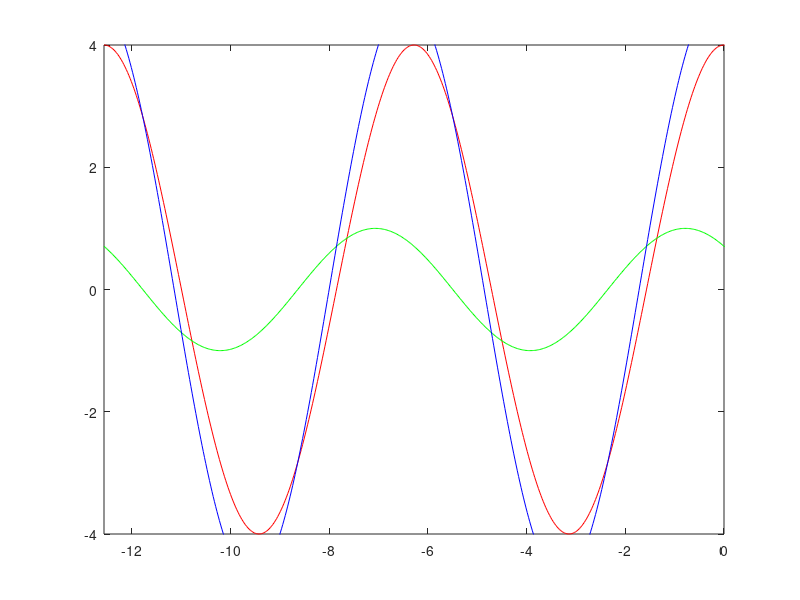

MATLAB code for this plot: (Note: this script raises an error after producing the figure.)
function[]=standingwave()
clc;
z=linspace(-4*pi,4*pi,1000);
i=0;
j=0.25
for k=0:257
   fr = 2*cos(i*pi -z) +2*cos(i*pi +z) ;
   bk = cos(i*pi+z+pi*j);
   y=fr+bk;
   plot(z,fr,'r',z,bk,'g',z,y,'b');
   axis([-4*pi 0 -4 4]);
   ax = gca;
   ax.Xtick = [-3*pi -2*pi -pi 0 pi 2*pi 3*pi];
   grid on;
   pause(0.1);
   i=i+2*0.0078125;

end